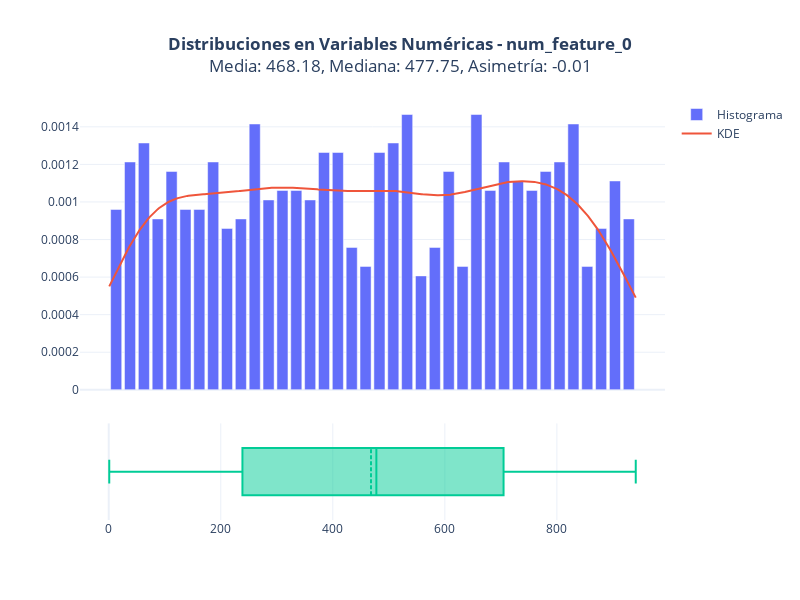
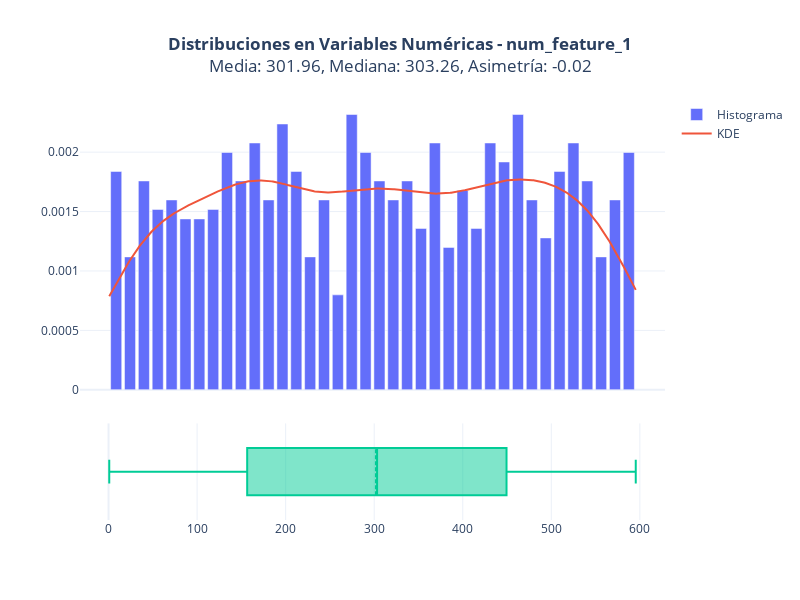
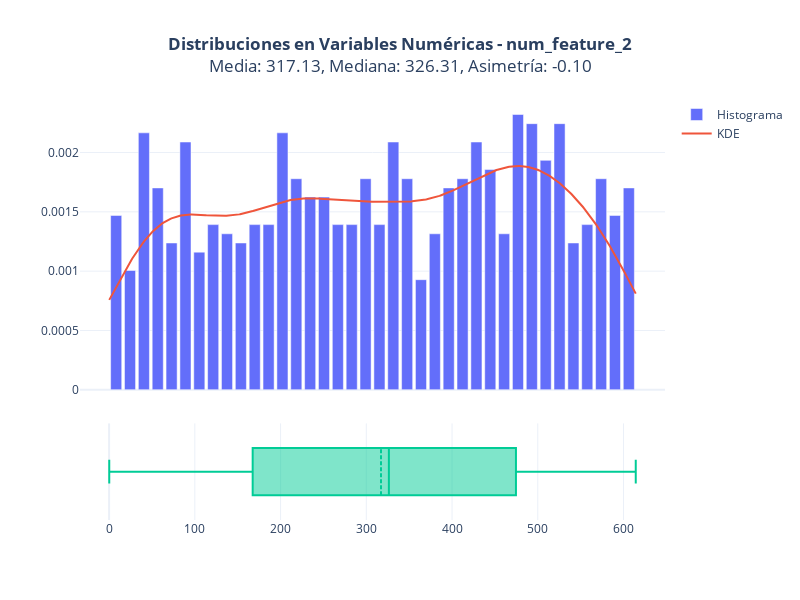
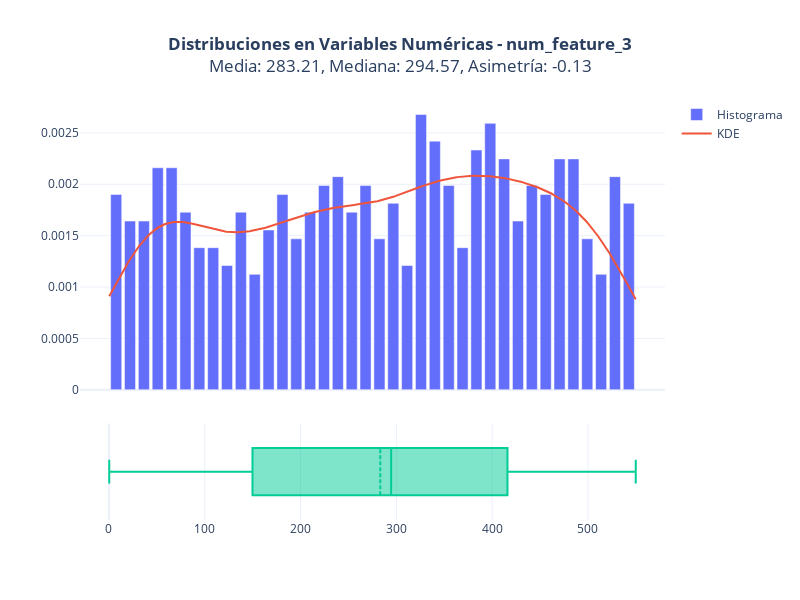

Here is the notebook cell these charts were saved with, in order:
### Markdown cell above
### Analísis Exploratorio de datos

### Code cell
# Análisis exploratorio visual completo
compute_EDA(df)

### Figure 1 — Plotly figure (JSON) as saved in the notebook; plotly's stock layout.template omitted (floating-point values rounded to 4 significant figures; data arrays with more than 128 entries replaced by an {"elided": "..."} marker saying what was removed)
{"data": [{"name": "Histograma", "type": "bar", "x": [13.28, 38.02, 62.75, 87.48, 112.2, 136.9, 161.7, 186.4, 211.1, 235.9, 260.6, 285.3, 310.1, 334.8, 359.5, 384.3, 409.0, 433.7, 458.5, 483.2, 507.9, 532.7, 557.4, 582.1, 606.9, 631.6, 656.3, 681.1, 705.8, 730.5, 755.3, 780.0, 804.7, 829.5, 854.2, 878.9, 903.7, 928.4], "xaxis": "x", "y": [0.0009603, 0.001213, 0.001314, 0.0009097, 0.001162, 0.0009603, 0.0009603, 0.001213, 0.0008592, 0.0009097, 0.001415, 0.001011, 0.001061, 0.001061, 0.001011, 0.001263, 0.001263, 0.0007581, 0.000657, 0.001263, 0.001314, 0.001466, 0.0006065, 0.0007581, 0.001162, 0.000657, 0.001466, 0.001061, 0.001213, 0.001112, 0.001061, 0.001162, 0.001213, 0.001415, 0.000657, 0.0008592, 0.001112, 0.0009097], "yaxis": "y"}, {"mode": "lines", "name": "KDE", "type": "scatter", "x": {"elided": "500 float values"}, "xaxis": "x", "y": {"elided": "500 float values"}, "yaxis": "y"}, {"boxmean": true, "name": "Boxplot", "orientation": "h", "showlegend": false, "type": "box", "x": {"elided": "800 float values"}, "xaxis": "x2", "yaxis": "y2"}], "layout": {"height": 600, "title": {"text": "<b>Distribuciones en Variables Numéricas - num_feature_0</b><br>Media: 468.18, Mediana: 477.75, Asimetría: -0.01", "x": 0.5}, "width": 800, "xaxis": {"anchor": "y", "domain": [0, 1], "matches": "x2", "showticklabels": false}, "xaxis2": {"anchor": "y2", "domain": [0, 1]}, "yaxis": {"anchor": "x", "domain": [0.31, 1]}, "yaxis2": {"anchor": "x2", "domain": [0, 0.23], "showticklabels": false}}}

### Figure 2 — Plotly figure (JSON) as saved in the notebook; plotly's stock layout.template omitted (floating-point values rounded to 4 significant figures; data arrays with more than 128 entries replaced by an {"elided": "..."} marker saying what was removed)
{"data": [{"name": "Histograma", "type": "bar", "x": [8.623, 24.27, 39.92, 55.56, 71.21, 86.85, 102.5, 118.1, 133.8, 149.4, 165.1, 180.7, 196.4, 212.0, 227.7, 243.3, 259.0, 274.6, 290.3, 305.9, 321.5, 337.2, 352.8, 368.5, 384.1, 399.8, 415.4, 431.1, 446.7, 462.4, 478.0, 493.7, 509.3, 525.0, 540.6, 556.2, 571.9, 587.5], "xaxis": "x", "y": [0.001837, 0.001118, 0.001758, 0.001518, 0.001598, 0.001438, 0.001438, 0.001518, 0.001997, 0.001758, 0.002077, 0.001598, 0.002237, 0.001837, 0.001118, 0.001598, 0.0007989, 0.002317, 0.001997, 0.001758, 0.001598, 0.001758, 0.001358, 0.002077, 0.001198, 0.001678, 0.001358, 0.002077, 0.001917, 0.002317, 0.001598, 0.001278, 0.001837, 0.002077, 0.001758, 0.001118, 0.001598, 0.001997], "yaxis": "y"}, {"mode": "lines", "name": "KDE", "type": "scatter", "x": {"elided": "500 float values"}, "xaxis": "x", "y": {"elided": "500 float values"}, "yaxis": "y"}, {"boxmean": true, "name": "Boxplot", "orientation": "h", "showlegend": false, "type": "box", "x": {"elided": "800 float values"}, "xaxis": "x2", "yaxis": "y2"}], "layout": {"height": 600, "title": {"text": "<b>Distribuciones en Variables Numéricas - num_feature_1</b><br>Media: 301.96, Mediana: 303.26, Asimetría: -0.02", "x": 0.5}, "width": 800, "xaxis": {"anchor": "y", "domain": [0, 1], "matches": "x2", "showticklabels": false}, "xaxis2": {"anchor": "y2", "domain": [0, 1]}, "yaxis": {"anchor": "x", "domain": [0.31, 1]}, "yaxis2": {"anchor": "x2", "domain": [0, 0.23], "showticklabels": false}}}

### Figure 3 — Plotly figure (JSON) as saved in the notebook; plotly's stock layout.template omitted (floating-point values rounded to 4 significant figures; data arrays with more than 128 entries replaced by an {"elided": "..."} marker saying what was removed)
{"data": [{"name": "Histograma", "type": "bar", "x": [8.253, 24.41, 40.57, 56.73, 72.9, 89.06, 105.2, 121.4, 137.5, 153.7, 169.9, 186.0, 202.2, 218.3, 234.5, 250.7, 266.8, 283.0, 299.1, 315.3, 331.5, 347.6, 363.8, 379.9, 396.1, 412.3, 428.4, 444.6, 460.7, 476.9, 493.1, 509.2, 525.4, 541.5, 557.7, 573.9, 590.0, 606.2], "xaxis": "x", "y": [0.00147, 0.001006, 0.002166, 0.001702, 0.001238, 0.002088, 0.00116, 0.001392, 0.001315, 0.001238, 0.001392, 0.001392, 0.002166, 0.001779, 0.001624, 0.001624, 0.001392, 0.001392, 0.001779, 0.001392, 0.002088, 0.001779, 0.0009282, 0.001315, 0.001702, 0.001779, 0.002088, 0.001856, 0.001315, 0.00232, 0.002243, 0.001934, 0.002243, 0.001238, 0.001392, 0.001779, 0.00147, 0.001702], "yaxis": "y"}, {"mode": "lines", "name": "KDE", "type": "scatter", "x": {"elided": "500 float values"}, "xaxis": "x", "y": {"elided": "500 float values"}, "yaxis": "y"}, {"boxmean": true, "name": "Boxplot", "orientation": "h", "showlegend": false, "type": "box", "x": {"elided": "800 float values"}, "xaxis": "x2", "yaxis": "y2"}], "layout": {"height": 600, "title": {"text": "<b>Distribuciones en Variables Numéricas - num_feature_2</b><br>Media: 317.13, Mediana: 326.31, Asimetría: -0.10", "x": 0.5}, "width": 800, "xaxis": {"anchor": "y", "domain": [0, 1], "matches": "x2", "showticklabels": false}, "xaxis2": {"anchor": "y2", "domain": [0, 1]}, "yaxis": {"anchor": "x", "domain": [0.31, 1]}, "yaxis2": {"anchor": "x2", "domain": [0, 0.23], "showticklabels": false}}}

### Figure 4 — Plotly figure (JSON) as saved in the notebook; plotly's stock layout.template omitted (floating-point values rounded to 4 significant figures; data arrays with more than 128 entries replaced by an {"elided": "..."} marker saying what was removed)
{"data": [{"name": "Histograma", "type": "bar", "x": [7.54, 22.0, 36.47, 50.93, 65.39, 79.85, 94.32, 108.8, 123.2, 137.7, 152.2, 166.6, 181.1, 195.6, 210.0, 224.5, 238.9, 253.4, 267.9, 282.3, 296.8, 311.3, 325.7, 340.2, 354.6, 369.1, 383.6, 398.0, 412.5, 427.0, 441.4, 455.9, 470.4, 484.8, 499.3, 513.7, 528.2, 542.7], "xaxis": "x", "y": [0.001901, 0.001642, 0.001642, 0.002161, 0.002161, 0.001729, 0.001383, 0.001383, 0.00121, 0.001729, 0.001124, 0.001556, 0.001901, 0.001469, 0.001729, 0.001988, 0.002074, 0.001729, 0.001988, 0.001469, 0.001815, 0.00121, 0.002679, 0.00242, 0.001988, 0.001383, 0.002334, 0.002593, 0.002247, 0.001642, 0.001988, 0.001901, 0.002247, 0.002247, 0.001469, 0.001124, 0.002074, 0.001815], "yaxis": "y"}, {"mode": "lines", "name": "KDE", "type": "scatter", "x": {"elided": "500 float values"}, "xaxis": "x", "y": {"elided": "500 float values"}, "yaxis": "y"}, {"boxmean": true, "name": "Boxplot", "orientation": "h", "showlegend": false, "type": "box", "x": {"elided": "800 float values"}, "xaxis": "x2", "yaxis": "y2"}], "layout": {"height": 600, "title": {"text": "<b>Distribuciones en Variables Numéricas - num_feature_3</b><br>Media: 283.21, Mediana: 294.57, Asimetría: -0.13", "x": 0.5}, "width": 800, "xaxis": {"anchor": "y", "domain": [0, 1], "matches": "x2", "showticklabels": false}, "xaxis2": {"anchor": "y2", "domain": [0, 1]}, "yaxis": {"anchor": "x", "domain": [0.31, 1]}, "yaxis2": {"anchor": "x2", "domain": [0, 0.23], "showticklabels": false}}}
